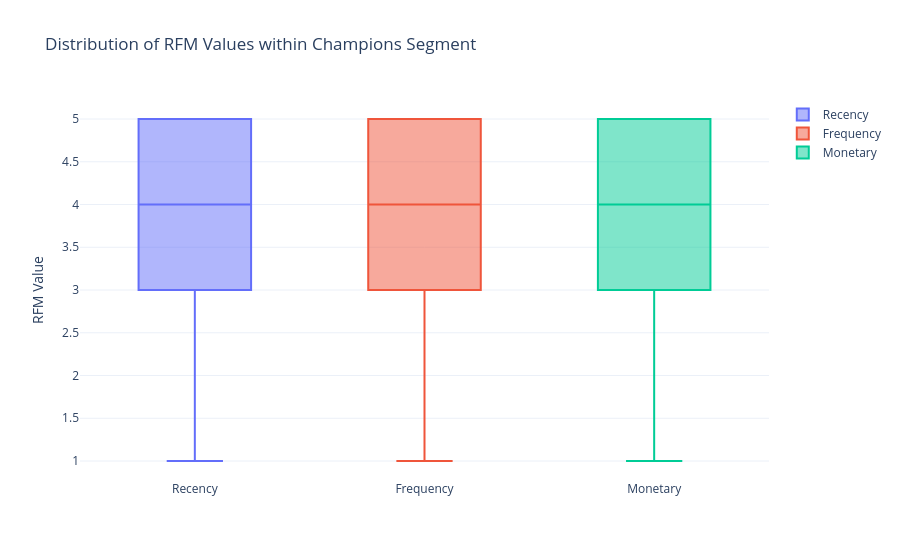

The code cell stored with this chart in its notebook:
### Code cell
# Filter only Champions
champions_segment = rfm[
    rfm['RFM Customer Segments'] == 'Champions'
]

# Create box plots
fig = go.Figure()

fig.add_trace(
    go.Box(
        y=champions_segment['RecencyScore'],
        name='Recency'
    )
)

fig.add_trace(
    go.Box(
        y=champions_segment['FrequencyScore'],
        name='Frequency'
    )
)

fig.add_trace(
    go.Box(
        y=champions_segment['MonetaryScore'],
        name='Monetary'
    )
)

fig.update_layout(
    title='Distribution of RFM Values within Champions Segment',
    yaxis_title='RFM Value',
    showlegend=True
)

fig.show()

### Figure 1 — Plotly figure (JSON) as saved in the notebook; plotly's stock layout.template omitted (floating-point values rounded to 4 significant figures; data arrays with more than 128 entries replaced by an {"elided": "..."} marker saying what was removed)
{"data": [{"name": "Recency", "type": "box", "y": {"elided": "2277 int values"}}, {"name": "Frequency", "type": "box", "y": {"elided": "2277 int values"}}, {"name": "Monetary", "type": "box", "y": {"elided": "2277 int values"}}], "layout": {"showlegend": true, "title": {"text": "Distribution of RFM Values within Champions Segment"}, "yaxis": {"title": {"text": "RFM Value"}}}}
